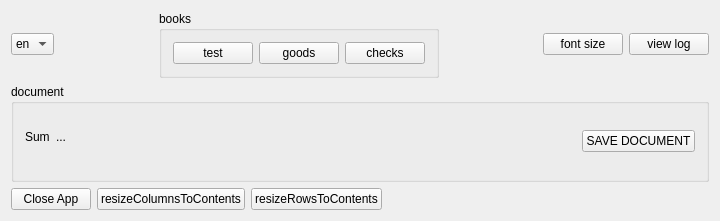
<?xml version="1.0" encoding="UTF-8"?>
<ui version="4.0">
 <class>Dialog</class>
 <widget class="QDialog" name="Dialog">
  <property name="geometry">
   <rect>
    <x>0</x>
    <y>0</y>
    <width>720</width>
    <height>221</height>
   </rect>
  </property>
  <property name="windowTitle">
   <string>Test QpSqlTableModel </string>
  </property>
  <layout class="QVBoxLayout" name="verticalLayout">
   <item>
    <layout class="QVBoxLayout" name="mainLo">
     <item>
      <layout class="QHBoxLayout" name="horizontalLayout_3">
       <item>
        <widget class="QComboBox" name="cmb_Language">
         <property name="sizePolicy">
          <sizepolicy hsizetype="Preferred" vsizetype="Maximum">
           <horstretch>0</horstretch>
           <verstretch>0</verstretch>
          </sizepolicy>
         </property>
         <property name="maxCount">
          <number>10</number>
         </property>
         <property name="sizeAdjustPolicy">
          <enum>QComboBox::AdjustToContents</enum>
         </property>
         <item>
          <property name="text">
           <string>en</string>
          </property>
          <property name="icon">
           <iconset resource="../qp/db/view/resource2.qrc">
            <normaloff>:/view/img/countries/english-100x100.png</normaloff>:/view/img/countries/english-100x100.png</iconset>
          </property>
         </item>
         <item>
          <property name="text">
           <string>ru</string>
          </property>
          <property name="icon">
           <iconset resource="../qp/db/view/resource2.qrc">
            <normaloff>:/view/img/countries/russian-100x100.png</normaloff>:/view/img/countries/russian-100x100.png</iconset>
          </property>
         </item>
         <item>
          <property name="text">
           <string>zh</string>
          </property>
          <property name="icon">
           <iconset resource="../qp/db/view/resource2.qrc">
            <normaloff>:/view/img/countries/china-100x100.png</normaloff>:/view/img/countries/china-100x100.png</iconset>
          </property>
         </item>
        </widget>
       </item>
       <item>
        <spacer name="horizontalSpacer_3">
         <property name="orientation">
          <enum>Qt::Horizontal</enum>
         </property>
         <property name="sizeHint" stdset="0">
          <size>
           <width>40</width>
           <height>20</height>
          </size>
         </property>
        </spacer>
       </item>
       <item>
        <widget class="QGroupBox" name="groupBox_2">
         <property name="title">
          <string>books</string>
         </property>
         <layout class="QHBoxLayout" name="horizontalLayout_6">
          <item>
           <widget class="QPushButton" name="btn_test">
            <property name="text">
             <string>test</string>
            </property>
            <property name="autoDefault">
             <bool>false</bool>
            </property>
           </widget>
          </item>
          <item>
           <widget class="QPushButton" name="btn_goods">
            <property name="text">
             <string>goods</string>
            </property>
            <property name="autoDefault">
             <bool>false</bool>
            </property>
           </widget>
          </item>
          <item>
           <widget class="QPushButton" name="btn_checks">
            <property name="text">
             <string>checks</string>
            </property>
            <property name="autoDefault">
             <bool>false</bool>
            </property>
           </widget>
          </item>
         </layout>
        </widget>
       </item>
       <item>
        <spacer name="horizontalSpacer_2">
         <property name="orientation">
          <enum>Qt::Horizontal</enum>
         </property>
         <property name="sizeHint" stdset="0">
          <size>
           <width>40</width>
           <height>20</height>
          </size>
         </property>
        </spacer>
       </item>
       <item>
        <widget class="QPushButton" name="btn_font">
         <property name="text">
          <string>font size</string>
         </property>
         <property name="autoDefault">
          <bool>false</bool>
         </property>
        </widget>
       </item>
       <item>
        <widget class="QPushButton" name="btn_logView">
         <property name="text">
          <string>view log</string>
         </property>
         <property name="autoDefault">
          <bool>false</bool>
         </property>
        </widget>
       </item>
      </layout>
     </item>
     <item>
      <widget class="QGroupBox" name="groupBox">
       <property name="title">
        <string>document</string>
       </property>
       <layout class="QVBoxLayout" name="verticalLayout_2" stretch="1,0">
        <item>
         <layout class="QVBoxLayout" name="tableViewLO"/>
        </item>
        <item>
         <layout class="QHBoxLayout" name="horizontalLayout_5">
          <item>
           <layout class="QFormLayout" name="formLayout">
            <item row="0" column="0">
             <widget class="QLabel" name="label">
              <property name="text">
               <string>Sum</string>
              </property>
             </widget>
            </item>
            <item row="0" column="1">
             <widget class="QLabel" name="lbl_sum">
              <property name="midLineWidth">
               <number>0</number>
              </property>
              <property name="text">
               <string>...</string>
              </property>
             </widget>
            </item>
           </layout>
          </item>
          <item>
           <spacer name="horizontalSpacer_5">
            <property name="orientation">
             <enum>Qt::Horizontal</enum>
            </property>
            <property name="sizeHint" stdset="0">
             <size>
              <width>40</width>
              <height>20</height>
             </size>
            </property>
           </spacer>
          </item>
          <item>
           <widget class="QPushButton" name="btn_save">
            <property name="text">
             <string>SAVE DOCUMENT</string>
            </property>
            <property name="autoDefault">
             <bool>false</bool>
            </property>
           </widget>
          </item>
         </layout>
        </item>
       </layout>
      </widget>
     </item>
     <item>
      <layout class="QHBoxLayout" name="horizontalLayout_4">
       <item>
        <widget class="QPushButton" name="btn_Close">
         <property name="text">
          <string>Close App</string>
         </property>
         <property name="autoDefault">
          <bool>false</bool>
         </property>
        </widget>
       </item>
       <item>
        <widget class="QPushButton" name="btn_resizeColumnsToContents">
         <property name="text">
          <string>resizeColumnsToContents</string>
         </property>
         <property name="autoDefault">
          <bool>false</bool>
         </property>
        </widget>
       </item>
       <item>
        <widget class="QPushButton" name="btn_resizeRowsToContents">
         <property name="text">
          <string>resizeRowsToContents</string>
         </property>
         <property name="autoDefault">
          <bool>false</bool>
         </property>
        </widget>
       </item>
       <item>
        <spacer name="horizontalSpacer_4">
         <property name="orientation">
          <enum>Qt::Horizontal</enum>
         </property>
         <property name="sizeHint" stdset="0">
          <size>
           <width>40</width>
           <height>20</height>
          </size>
         </property>
        </spacer>
       </item>
      </layout>
     </item>
    </layout>
   </item>
  </layout>
 </widget>
 <layoutdefault spacing="6" margin="11"/>
 <resources>
  <include location="../qp/db/view/resource2.qrc"/>
 </resources>
 <connections/>
</ui>
